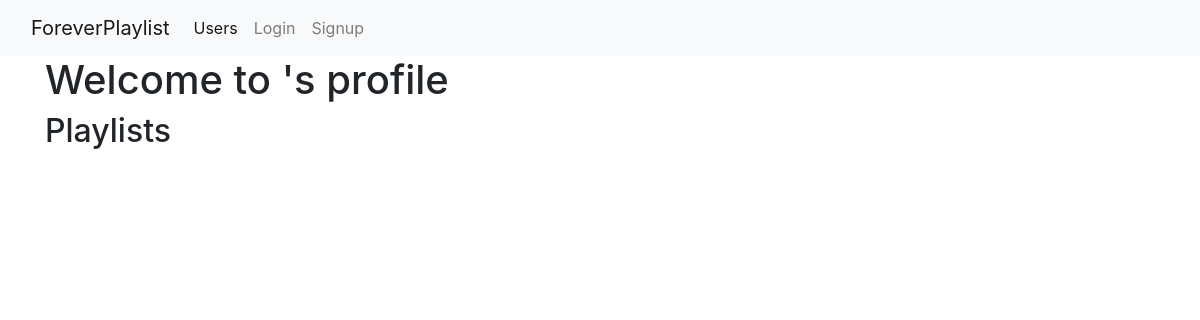
/profile/lskndflksdnf, run on an earlier commit of the app's database.
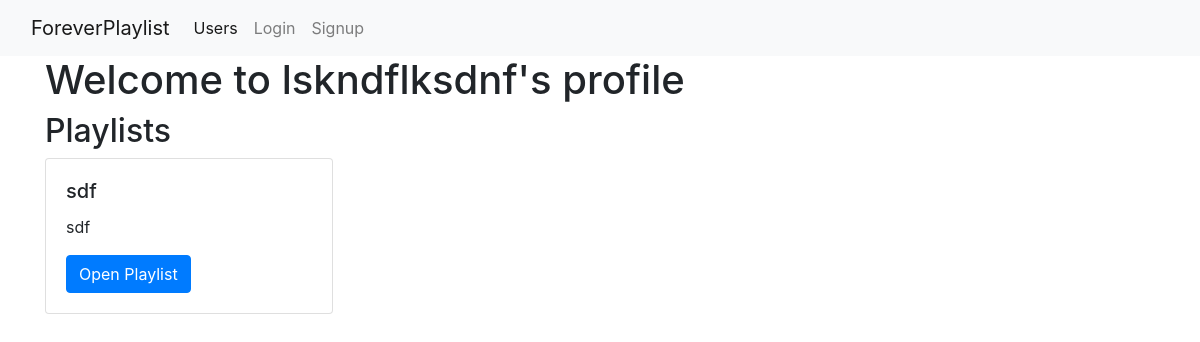
And on a later commit of the database.
### music_app/models.py (models this page shows, shortened)
class User(UserMixin, db.Model):
    id = db.Column(db.Integer, primary_key=True)
    username = db.Column(db.String(80), nullable=False, unique=True)
    password = db.Column(db.String(200), nullable=False)
    playlists = db.relationship('Playlist', back_populates='user')

class Playlist(db.Model):
    id = db.Column(db.Integer, primary_key=True)
    title = db.Column(db.String(80), nullable=False)
    description = db.Column(db.String(200), nullable=False)
    user_id = db.Column(db.Integer, db.ForeignKey('user.id'), nullable=False)
    user = db.relationship('User', back_populates='playlists')
    songs = db.relationship('SongEntry', back_populates='playlist')

### music_app/main/routes.py (the view)
@main.route('/profile/<username>')
def profile(username):
    user = User.query.filter_by(username=username).first()
    return render_template('profile.html', user=user)

### music_app/templates/profile.html (shortened to what this page needs)
{% extends 'base.html' %}
{% block body %}
  <div class="container">
    <h1>
      Welcome to {{ user.username }}'s profile
    </h1>
    <h2>Playlists</h2>
    {% for playlist_row in user.playlists | batch(3) -%}
      <div class="row">
        {% for playlist in playlist_row %}
          {% if playlist %}
            <div class="col">
              {% include 'partials/single_playlist.html' %}
            </div>
          {% endif %}
        {% endfor %}
      </div>
    {% endfor %}
  </div>
{% endblock %}

### music_app/templates/partials/single_playlist.html
<div class="card" style="width: 18rem;">
  <div class="card-body">
    <h5 class="card-title">
      {{ playlist.title }}
    </h5>
    <p class="card-text">
      {{ playlist.description }}
    </p>
    <a href="/playlists/{{ playlist.id }}" class="btn btn-primary">
      Open Playlist
    </a>
  </div>
</div>

What changed in the data, as far as the page shows it:
added User: username "lskndflksdnf"
added Playlist: title "sdf", description "sdf"
